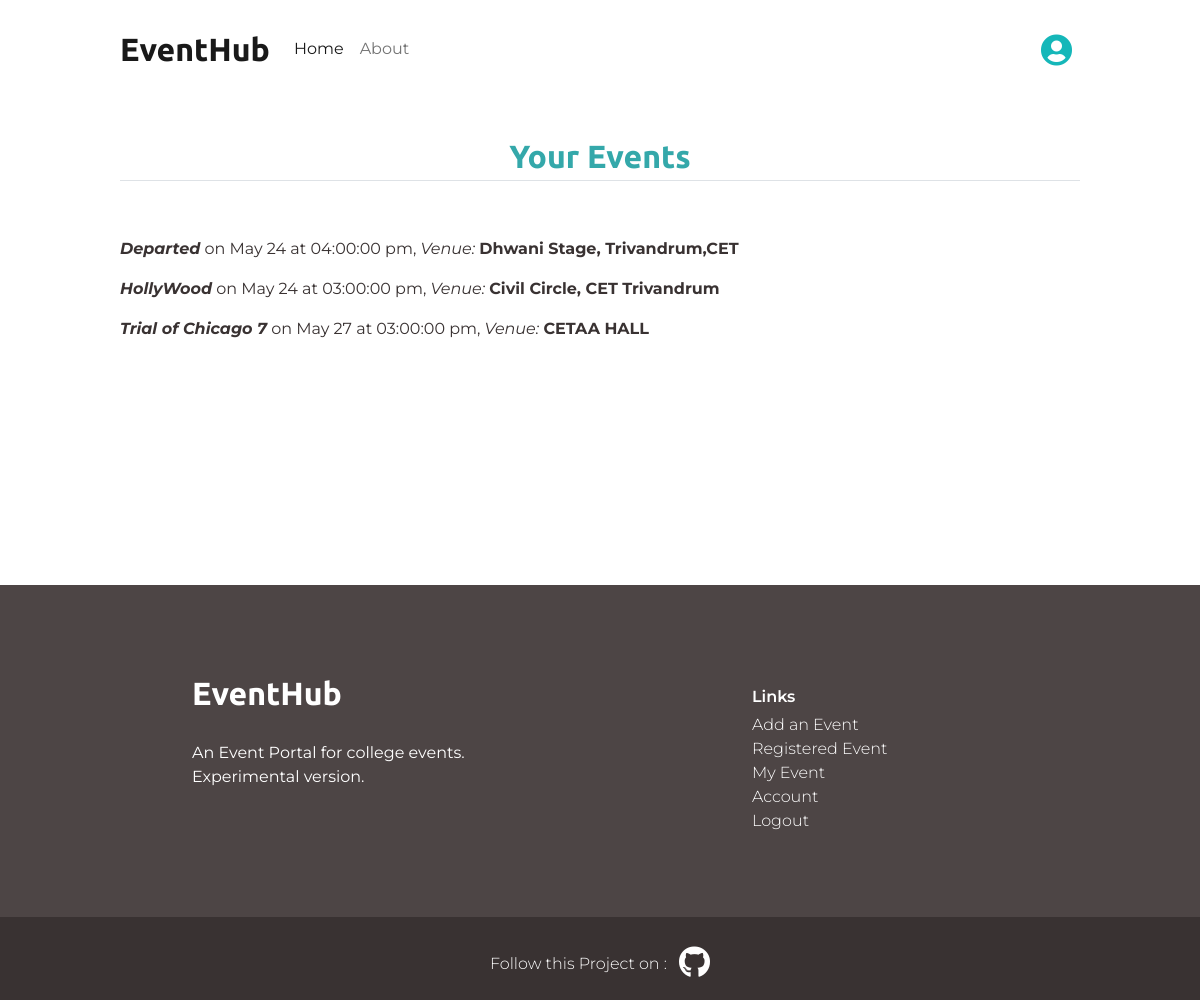
Page /reg_events (signed in) on the committed database.
### event/models.py (models this page shows)
class Event(db.Model):
    id = db.Column(db.Integer,primary_key = True)
    name = db.Column(db.String(1200),nullable = False)
    posted = db.Column(db.DateTime,nullable=False,default = datetime.now())
    date = db.Column(db.Date,nullable=True)
    time = db.Column(db.Time,nullable=True)
    venue = db.Column(db.String(100),nullable = True)
    description = db.Column(db.String(2000),nullable = False)
    banner = db.Column(db.String(20),nullable=True,default='default.png')
    user_id = db.Column(db.Integer,db.ForeignKey('user.id'),nullable = False)
    max = db.Column(db.Integer,nullable =True)
    is_verified =  db.Column(db.Boolean, default=False)

### event/events/routes.py (the view)
@events.route("/reg_events")
@login_required
def reg_event():
    registered_event = Registered.query.filter_by(userId = current_user.id).all()
    x = len(registered_event)
    new_list = []
    for i in range(x):
        new_list.append(registered_event[i].eventId)
    event_list = []
    for i in new_list:
        event_list.append(Event.query.get_or_404(i))
    size = len(event_list)
    return render_template('registered_event.html',event_list =event_list,size = size)

### event/models.py (called while the page is built)
@login_manager.user_loader
def load_user(user_id):
    return User.query.get(int(user_id))

### event/templates/registered_event.html
{% extends "layout.html" %}
{% block content %}
<h1 class="text-center border-bottom">Your Events</h1>
<br>
<br>
{% if event_list %}
{% for i in range(size) %}
   <p><strong><em>{{ event_list[i].name }}</em></strong> on {{ event_list[i].date.strftime("%b %d")}} at {{ event_list[i].time }} pm, <em>Venue:</em> <strong>{{ event_list[i].venue }}</strong></p>
{% endfor %}
{% else %}
<div>You have not registered for any Events.</div>
{% endif %}
<br>
<br>
<br>
<br>
<br>
<br>
<br>
{% endblock content %}

### event/static/styles.css (style rules this page uses)
body { color: #393232; background-color: #ffffff; font-family: 'Montserrat', sans-serif; }
h1, h2, h3, h4, h5, h6 { color: #393232; }
h1 { font-family: 'Ubuntu', sans-serif; font-weight:700; font-size:2rem; line-height: 1.5; }
:root { --surface-color: #fff; --curve: 40; --bg-pink: #fef8f8; --black-color:#272343; --text-color:#393232; }
body { padding-top: 120px; }
.border-bottom { color:#34a8aa; }

### rows in the picture
Event: name "Departed", date "May 24", time "04:00:00", venue "Dhwani Stage, Trivandrum,CET"
Event: name "HollyWood", date "May 24", time "03:00:00", venue "Civil Circle, CET Trivandrum"
Event: name "Trial of Chicago 7", date "May 27", time "03:00:00", venue "CETAA HALL"
